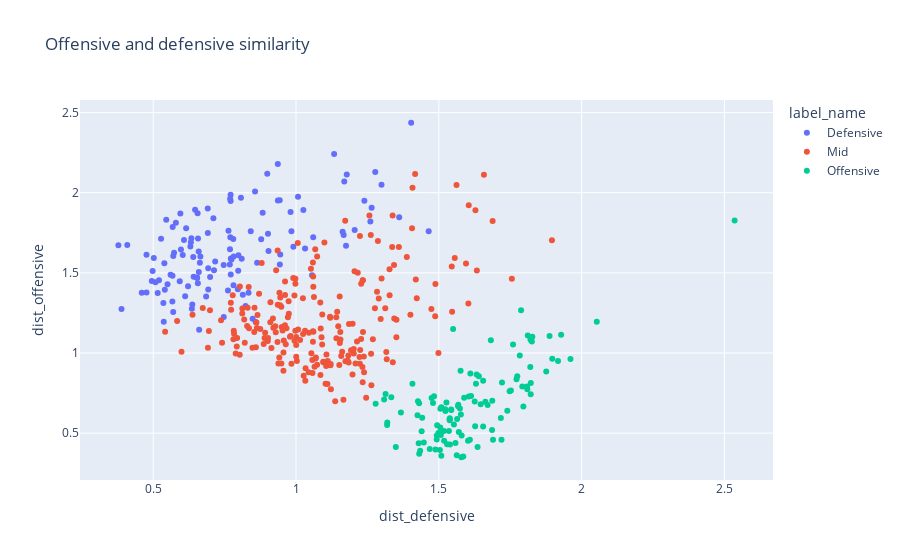

Write notebook code for a chart like this one.
### Markdown cell above
Using distance to each cluster as a proxy for similarity with a position, we can visualize how each player's playing style resembles the one of defenders, midfielders and forwards. We can also understand which players are more different than everyone else by looking at players with larger distances to cluster centroids. For example Lionel Messi is one of the players most separeted from the rest. This means that his stats are far away from the others.

### Code cell
px.scatter(df_output_dists[df_output_dists.position!='Goalkeeper'],
x='dist_defensive',y='dist_offensive',
color='label_name',hover_data=['slug_club','slug_player','mins_played','position','score'],
title='Offensive and defensive similarity')
